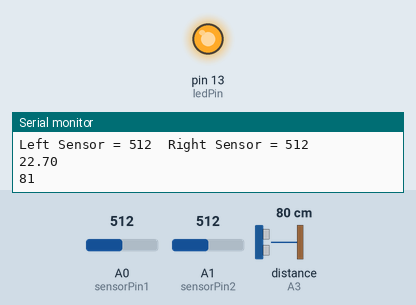
This sketch was run on a simulated Arduino Uno, built with avr-gcc and run on an emulated ATmega328P. Parts: output pins drawn as LEDs (lit = HIGH), the last lines printed to the serial monitor. Dashed ring = blinking. Inputs (shaded band) come from the test bench; at power-on: A0 (sensorPin1) = 512, distance to the obstacle (sensor on A3) 80 cm, A1 (sensorPin2) = 512. The echo pulse lasts 58.3 µs per cm.

Above: at 1.2 s.
1.3 s: A0 (sensorPin1) set to 122
4.8 s: A0 (sensorPin1) set to 0
At 5.7 s:
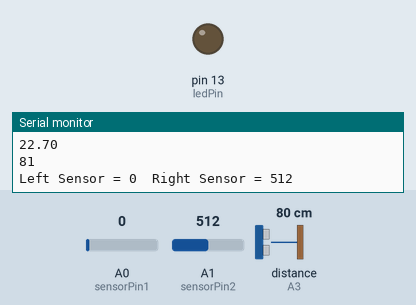
6.3 s: distance to the obstacle (sensor on A3) set to 2 cm
10.8 s: A1 (sensorPin2) set to 11
12.3 s: A1 (sensorPin2) set to 8
13.8 s: A0 (sensorPin1) set to 130
At 13.92 s:
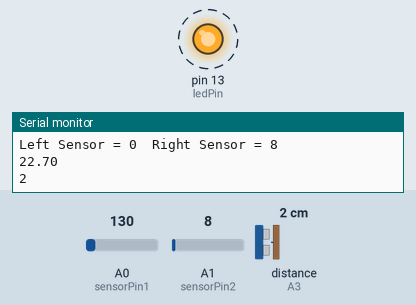
Timing chart, 0 to 19.3 s (numbered marks = the images above; inputs shaded):
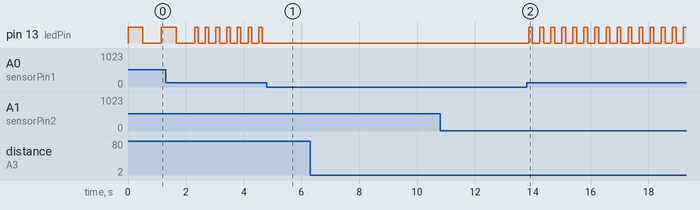

The sketch:

lightDistanceSensors_RpiCom.ino
```cpp
#include <NewPing.h>
#include <Wire.h>

#define SLAVE_ADDRESS 0x04
int number = 0;
int state = 0;

double temp;

#define TRIG_PIN A2 // Pin A4 on the Motor Drive Shield connected to the ultrasonic sensor
#define ECHO_PIN A3 // Pin A5 on the Motor Drive Shield connected to the ultrasonic sensor
#define MAX_DISTANCE_POSSIBLE 1000 // sets maximum useable sensor measuring distance to 1000cm
#define MAX_SPEED 120 // sets speed of DC traction motors to 120/256 or about 47% of full speed - to reduce power draining.
#define COLL_DIST 20 // sets distance at which robot stops and reverses to 10cm
#define TURN_DIST COLL_DIST+10 // sets distance at which robot looks away from object (not reverse) to 20cm (10+10)
NewPing sonar(TRIG_PIN, ECHO_PIN, MAX_DISTANCE_POSSIBLE); // sets up sensor library to use the correct pins to measure distance.

int sensorPin1 = A0;    // select the input pin for the LDR1
int sensorPin2 = A1;    // select the input pin for the LDR2
int ledPin = 13;      // select the pin for the LED
int sensorValue1 = 0;  // variable to store the value coming from the sensor1
int sensorValue2 = 0;  // variable to store the value coming from the sensor

void setup() {
  // declare the ledPin as an OUTPUT:
  pinMode(ledPin, OUTPUT);
  Serial.begin(9600);
  pinMode(13, OUTPUT);

 // initialize i2c as slave
 Wire.begin(SLAVE_ADDRESS);

 // define callbacks for i2c communication
 Wire.onReceive(receiveData);
 Wire.onRequest(sendData);

}

void loop() {
  // read the value from the sensor1:
  sensorValue1 = analogRead(sensorPin1);
   // read the value from the sensor2:
  sensorValue2 = analogRead(sensorPin2);
  // turn the ledPin on
  digitalWrite(ledPin, HIGH);
  // stop the program for <sensorValue> milliseconds:
  delay(sensorValue1);
  // turn the ledPin off:
  digitalWrite(ledPin, LOW);
  // stop the program for for <sensorValue> milliseconds:
  delay(sensorValue1);
  Serial.print("Left Sensor = ");
  Serial.print(sensorValue1);
  Serial.print("\t"); // Prints a tab (space).
  Serial.print("Right Sensor = "); // Prints the text inside the quotes.
  Serial.print(sensorValue2); // Prints the value of the Right Sensor.
  Serial.print("\n"); // Prints a new line after all the necessary data is displayed.
  delay(100);
  temp = GetTemp();
  Serial.print(temp); // Prints the value of the Right Sensor.
  Serial.print("\n"); // Prints a new line after all the necessary data is displayed.
  unsigned int uS = sonar.ping();
  int cm = uS / US_ROUNDTRIP_CM;
  Serial.print(cm); // Prints the value of the Right Sensor.
  Serial.print("\n"); // Prints a new line after all the necessary data is displayed.
}

// callback for received data
void receiveData(int byteCount){

 while(Wire.available()) {
  number = Wire.read();

  if (number == 1){
   if (state == 0){
    digitalWrite(13, HIGH); // set the LED on
    state = 1;
   } else{
    digitalWrite(13, LOW); // set the LED off
    state = 0;
   }
  }

  if(number==2) {
   number = (int)temp;
  }
 }
}

// callback for sending data
void sendData(){
 Wire.write(number);
}

// Get the internal temperature of the arduino
double GetTemp(void)
{
 unsigned int wADC;
 double t;
 ADMUX = (_BV(REFS1) | _BV(REFS0) | _BV(MUX3));
 ADCSRA |= _BV(ADEN); // enable the ADC
 delay(20); // wait for voltages to become stable.
 ADCSRA |= _BV(ADSC); // Start the ADC
 while (bit_is_set(ADCSRA,ADSC));
 wADC = ADCW;
 t = (wADC - 324.31 ) / 1.22;
 return (t);
}
```

Measured:
- after the input at 4.8 s, pin 13 (ledPin): stops changing and stays LOW
- after the input at 13.8 s, pin 13 (ledPin): alternates HIGH for 0.13 s and LOW for 0.25 s, starting after 0.06 s
- by itself, pin 13 (ledPin): repeats every 0.37 s: HIGH 0.12 s, LOW 0.25 s
